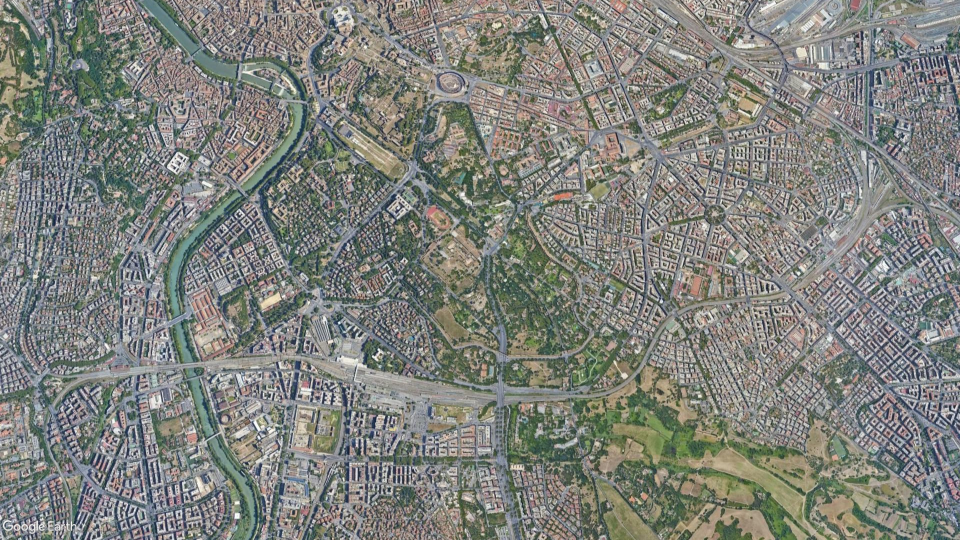
#> input picture difine_rural/data/test2.jpg, 1920 x 1080 px (shown at 1/2 size)
$ jupyter execute --allow-errors create_bgr.ipynb
#> lines starting #> are read from the running program, lines starting #| are printed output that depends on the picture
[cell 1]
import pandas as pd
import numpy as np
import cv2
import csv
import matplotlib.pyplot as plt

[cell 2]
import pandas as pd
import numpy as np
import cv2
import csv
import matplotlib.pyplot as plt

[cell 3]
import pandas as pd
import numpy as np
import cv2
import csv
import matplotlib.pyplot as plt

[cell 4]
city1_image= cv2.imread('./data/city1.jpg')
city2_image= cv2.imread('./data/city2.jpg')
forest1_image = cv2.imread('./data/forest1.jpg')
forest2_image = cv2.imread('./data/forest2.jpg')

coordinate = pd.read_csv('./data/coordinate.csv', header = None)
#> (reads difine_rural/coordinate.csv from the repository)
coordinate = coordinate.values

bgr = []
#> (the rest of this cell did not finish here and is left out)

[cell 5]
train = pd.read_csv('./data//bgr.csv', header = None)
#> (reads difine_rural/bgr.csv from the repository)
train = train.values

B = train[:,0]
G = train[:,1]
R = train[:,2]

[cell 6]
B_0 = B[:150]
B_1 = B[150:]
R_0 = R[:150]
R_1 = R[150:]
plt.scatter(R_0,B_0)
plt.scatter(R_1,B_1, c="red")
plt.xlabel('R')
plt.ylabel('B')
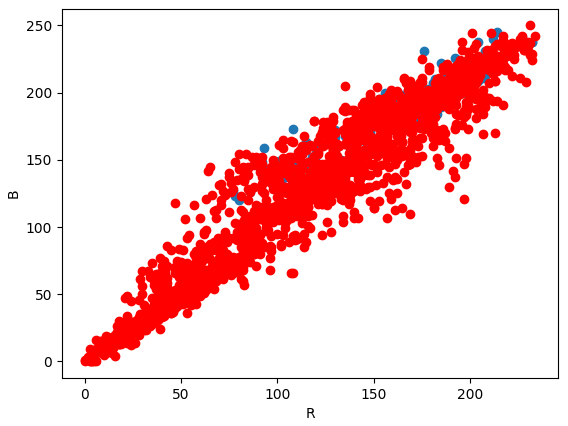
#> figure drawn by matplotlib, 1 panel

[cell 7]
G_0 = G[:150]
G_1 = G[150:]
R_0 = R[:150]
R_1 = R[150:]
plt.scatter(R_0,G_0)
plt.scatter(R_1,G_1, c="red")
plt.xlabel('R')
plt.ylabel('G')
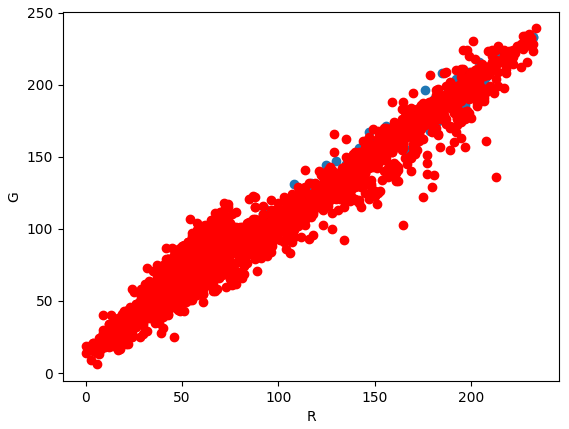
#> figure drawn by matplotlib, 1 panel

[cell 8]
G_0 = G[:150]
G_1 = G[150:]
B_0 = B[:150]
B_1 = B[150:]
plt.scatter(B_0,G_0)
plt.scatter(B_1,G_1, c="red")
plt.xlabel('G')
plt.ylabel('B')
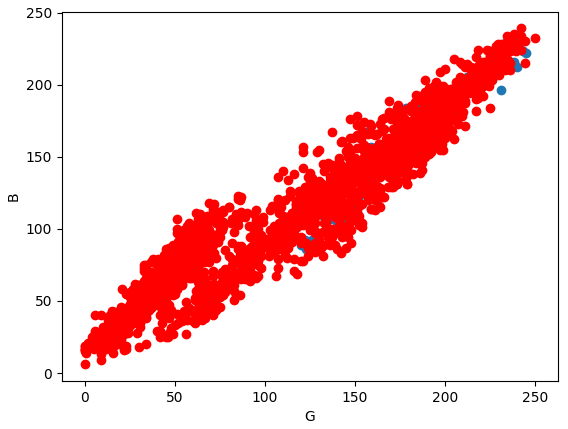
#> figure drawn by matplotlib, 1 panel

[cell 9]
bgr_array = cv2.imread('./data/test1.jpg')
answer = pd.read_csv('./data/test1_coord.csv', header = None)
#> (reads difine_rural/Test1_coord.csv from the repository)
answer = answer.values
bgr = []
#> (the rest of this cell did not finish here and is left out)

[cell 10]
bgr_array = cv2.imread('./data/test2.jpg')
#> bgr_array is the input picture: shape (1080, 1920, 3); mean B, G, R 123.7, 129.2, 127.2
answer = pd.read_csv('./data//test2_coord.csv', header = None)
#> (reads difine_rural/Test2_coord.csv from the repository)
answer = answer.values
bgr = []
#> (the rest of this cell did not finish here and is left out)
